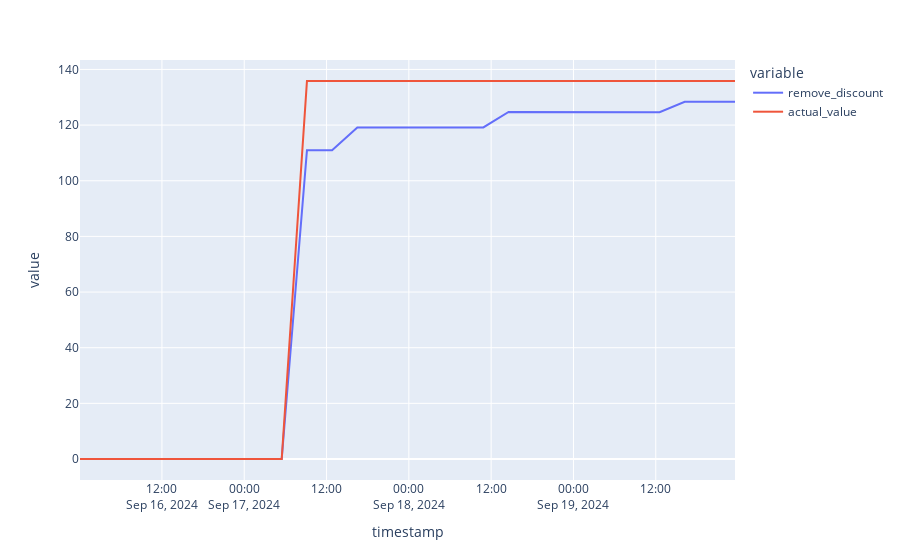

The code cell stored with this chart in its notebook:
### Code cell
early_discount_df = discount_allocation_df[(discount_allocation_df.index > '9-16-2024') & (discount_allocation_df.index < '9-20-2024')].round(2)
early_allocation_df = allocation_df[(allocation_df.index > '9-16-2024') & (allocation_df.index < '9-20-2024')].round(2)


balancer_our_allocation_with_and_without_lst_discounts = pd.concat([early_discount_df['ECLP-wstETH-wETH (balancer)'], early_allocation_df['ECLP-wstETH-wETH (balancer)']], axis=1)
balancer_our_allocation_with_and_without_lst_discounts.columns = ['remove_discount', 'actual_value']

px.line(balancer_our_allocation_with_and_without_lst_discounts)

### Figure 1 — Plotly figure (JSON) as saved in the notebook; plotly's stock layout.template omitted (floating-point values rounded to 4 significant figures)
{"data": [{"hovertemplate": "variable=remove_discount<br>timestamp=%{x}<br>value=%{y}<extra></extra>", "legendgroup": "remove_discount", "line": {"color": "#636efa", "dash": "solid"}, "marker": {"symbol": "circle"}, "mode": "lines", "name": "remove_discount", "orientation": "v", "showlegend": true, "type": "scatter", "x": ["2024-09-16T00:03:11+00:00", "2024-09-16T03:43:47+00:00", "2024-09-16T07:23:23+00:00", "2024-09-16T11:04:47+00:00", "2024-09-16T14:46:11+00:00", "2024-09-16T18:26:47+00:00", "2024-09-16T22:06:23+00:00", "2024-09-17T01:46:35+00:00", "2024-09-17T05:27:47+00:00", "2024-09-17T09:08:35+00:00", "2024-09-17T12:48:23+00:00", "2024-09-17T16:29:11+00:00", "2024-09-17T20:09:47+00:00", "2024-09-17T23:50:47+00:00", "2024-09-18T03:30:35+00:00", "2024-09-18T07:11:35+00:00", "2024-09-18T10:51:35+00:00", "2024-09-18T14:32:23+00:00", "2024-09-18T18:12:23+00:00", "2024-09-18T21:52:47+00:00", "2024-09-19T01:33:11+00:00", "2024-09-19T05:13:23+00:00", "2024-09-19T08:53:23+00:00", "2024-09-19T12:33:23+00:00", "2024-09-19T16:13:23+00:00", "2024-09-19T19:53:23+00:00", "2024-09-19T23:33:11+00:00"], "xaxis": "x", "y": [0, 0, 0, 0, 0, 0, 0, 0, 0, 110.9, 110.9, 119.2, 119.2, 119.2, 119.2, 119.2, 119.2, 124.7, 124.7, 124.7, 124.7, 124.7, 124.7, 124.7, 128.4, 128.4, 128.4], "yaxis": "y"}, {"hovertemplate": "variable=actual_value<br>timestamp=%{x}<br>value=%{y}<extra></extra>", "legendgroup": "actual_value", "line": {"color": "#EF553B", "dash": "solid"}, "marker": {"symbol": "circle"}, "mode": "lines", "name": "actual_value", "orientation": "v", "showlegend": true, "type": "scatter", "x": ["2024-09-16T00:03:11+00:00", "2024-09-16T03:43:47+00:00", "2024-09-16T07:23:23+00:00", "2024-09-16T11:04:47+00:00", "2024-09-16T14:46:11+00:00", "2024-09-16T18:26:47+00:00", "2024-09-16T22:06:23+00:00", "2024-09-17T01:46:35+00:00", "2024-09-17T05:27:47+00:00", "2024-09-17T09:08:35+00:00", "2024-09-17T12:48:23+00:00", "2024-09-17T16:29:11+00:00", "2024-09-17T20:09:47+00:00", "2024-09-17T23:50:47+00:00", "2024-09-18T03:30:35+00:00", "2024-09-18T07:11:35+00:00", "2024-09-18T10:51:35+00:00", "2024-09-18T14:32:23+00:00", "2024-09-18T18:12:23+00:00", "2024-09-18T21:52:47+00:00", "2024-09-19T01:33:11+00:00", "2024-09-19T05:13:23+00:00", "2024-09-19T08:53:23+00:00", "2024-09-19T12:33:23+00:00", "2024-09-19T16:13:23+00:00", "2024-09-19T19:53:23+00:00", "2024-09-19T23:33:11+00:00"], "xaxis": "x", "y": [0, 0, 0, 0, 0, 0, 0, 0, 0, 135.8, 135.8, 135.8, 135.8, 135.8, 135.8, 135.8, 135.8, 135.8, 135.8, 135.8, 135.8, 135.8, 135.8, 135.8, 135.8, 135.8, 135.8], "yaxis": "y"}], "layout": {"legend": {"title": {"text": "variable"}, "tracegroupgap": 0}, "margin": {"t": 60}, "xaxis": {"anchor": "y", "domain": [0, 1], "title": {"text": "timestamp"}}, "yaxis": {"anchor": "x", "domain": [0, 1], "title": {"text": "value"}}}}
